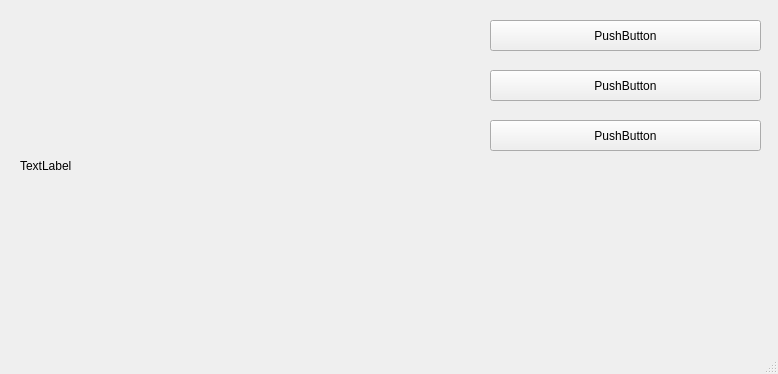
<?xml version="1.0" encoding="UTF-8"?>
<ui version="4.0">
 <class>MainWindow</class>
 <widget class="QMainWindow" name="MainWindow">
  <property name="geometry">
   <rect>
    <x>0</x>
    <y>0</y>
    <width>778</width>
    <height>374</height>
   </rect>
  </property>
  <property name="windowTitle">
   <string>MainWindow</string>
  </property>
  <widget class="QWidget" name="centralwidget">
   <widget class="QLabel" name="label">
    <property name="geometry">
     <rect>
      <x>60</x>
      <y>40</y>
      <width>331</width>
      <height>221</height>
     </rect>
    </property>
    <property name="text">
     <string/>
    </property>
   </widget>
   <widget class="QLabel" name="label_2">
    <property name="geometry">
     <rect>
      <x>20</x>
      <y>20</y>
      <width>431</width>
      <height>291</height>
     </rect>
    </property>
    <property name="text">
     <string>TextLabel</string>
    </property>
   </widget>
   <widget class="QPushButton" name="pushButton">
    <property name="geometry">
     <rect>
      <x>490</x>
      <y>20</y>
      <width>271</width>
      <height>31</height>
     </rect>
    </property>
    <property name="text">
     <string>PushButton</string>
    </property>
   </widget>
   <widget class="QPushButton" name="pushButton_2">
    <property name="geometry">
     <rect>
      <x>490</x>
      <y>70</y>
      <width>271</width>
      <height>31</height>
     </rect>
    </property>
    <property name="text">
     <string>PushButton</string>
    </property>
   </widget>
   <widget class="QPushButton" name="pushButton_3">
    <property name="geometry">
     <rect>
      <x>490</x>
      <y>120</y>
      <width>271</width>
      <height>31</height>
     </rect>
    </property>
    <property name="text">
     <string>PushButton</string>
    </property>
   </widget>
  </widget>
  <widget class="QMenuBar" name="menubar">
   <property name="geometry">
    <rect>
     <x>0</x>
     <y>0</y>
     <width>778</width>
     <height>18</height>
    </rect>
   </property>
  </widget>
  <widget class="QStatusBar" name="statusbar"/>
 </widget>
 <resources/>
 <connections/>
</ui>
